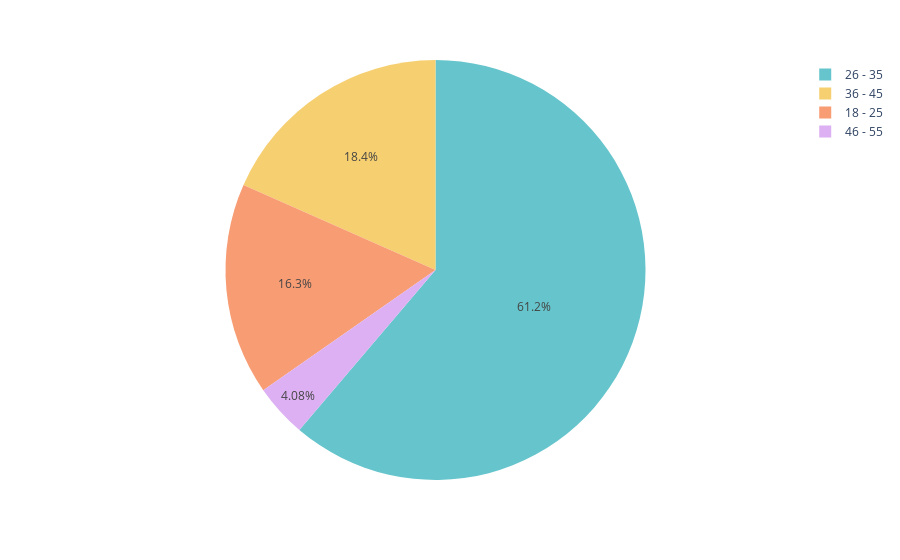
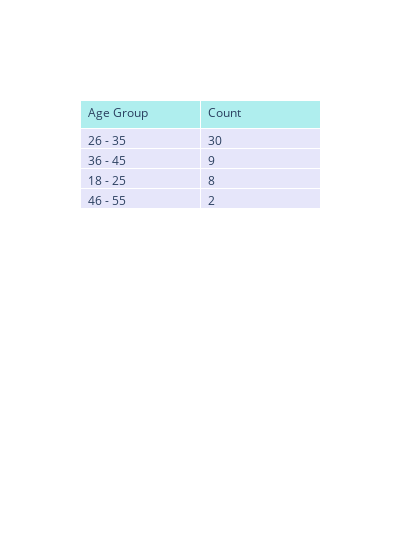

Source (notebook cell) for these figures, in order:
### Code cell
# Count the occurrences of each age group
age_counts = df_age["How old are you?"].value_counts().reset_index()
age_counts.columns = ["Age Group", "Count"]

# Create pie chart figure
fig_pie = px.pie(age_counts, values="Count", names="Age Group", 
                 #title="Distribution of Participants by Age Range",
                 color_discrete_sequence=px.colors.qualitative.Pastel)


fig_pie.show()

# Create table trace
table_trace = go.Table(
    header=dict(values=["Age Group", "Count"],
                fill=dict(color='paleturquoise'),
                align=['left'] * 5),
    cells=dict(values=[age_counts['Age Group'], age_counts['Count']],
               fill=dict(color='lavender'),
               align=['left'] * 5))

# Create table figure
fig_table = go.Figure(data=[table_trace])

# Update layout of table figure
fig_table.update_layout(
    #title="Distribution of Participants by Age Range",
    width=400,
)

fig_table.show()

### Figure 1 — Plotly figure (JSON) as saved in the notebook; plotly's stock layout.template omitted (floating-point values rounded to 4 significant figures)
{"data": [{"domain": {"x": [0, 1], "y": [0, 1]}, "hovertemplate": "Age Group=%{label}<br>Count=%{value}<extra></extra>", "labels": ["26 - 35", "36 - 45", "18 - 25", "46 - 55"], "legendgroup": "", "name": "", "showlegend": true, "type": "pie", "values": [30, 9, 8, 2]}], "layout": {"legend": {"tracegroupgap": 0}, "margin": {"t": 60}, "piecolorway": ["rgb(102, 197, 204)", "rgb(246, 207, 113)", "rgb(248, 156, 116)", "rgb(220, 176, 242)", "rgb(135, 197, 95)", "rgb(158, 185, 243)", "rgb(254, 136, 177)", "rgb(201, 219, 116)", "rgb(139, 224, 164)", "rgb(180, 151, 231)", "rgb(179, 179, 179)"]}}

### Figure 2 — Plotly figure (JSON) as saved in the notebook; plotly's stock layout.template omitted (floating-point values rounded to 4 significant figures)
{"data": [{"cells": {"align": ["left", "left", "left", "left", "left"], "fill": {"color": "lavender"}, "values": [["26 - 35", "36 - 45", "18 - 25", "46 - 55"], [30, 9, 8, 2]]}, "header": {"align": ["left", "left", "left", "left", "left"], "fill": {"color": "paleturquoise"}, "values": ["Age Group", "Count"]}, "type": "table"}], "layout": {"width": 400}}
